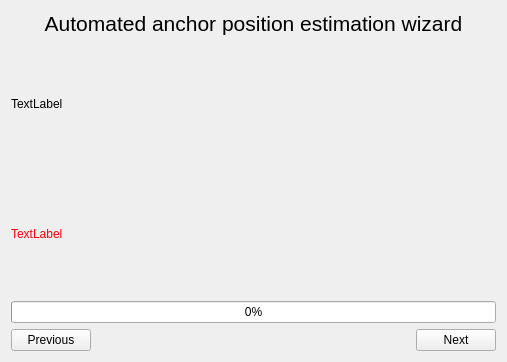
<?xml version="1.0" encoding="UTF-8"?>
<ui version="4.0">
 <class>Form</class>
 <widget class="QWidget" name="Form">
  <property name="windowModality">
   <enum>Qt::ApplicationModal</enum>
  </property>
  <property name="geometry">
   <rect>
    <x>0</x>
    <y>0</y>
    <width>507</width>
    <height>362</height>
   </rect>
  </property>
  <property name="windowTitle">
   <string>Anchor position estimation wizard</string>
  </property>
  <layout class="QHBoxLayout" name="horizontalLayout">
   <item>
    <layout class="QVBoxLayout" name="verticalLayout">
     <item>
      <widget class="QLabel" name="label">
       <property name="maximumSize">
        <size>
         <width>16777215</width>
         <height>40</height>
        </size>
       </property>
       <property name="font">
        <font>
         <pointsize>16</pointsize>
        </font>
       </property>
       <property name="text">
        <string>Automated anchor position estimation wizard</string>
       </property>
       <property name="alignment">
        <set>Qt::AlignHCenter|Qt::AlignTop</set>
       </property>
      </widget>
     </item>
     <item>
      <widget class="QLabel" name="_info_label">
       <property name="sizePolicy">
        <sizepolicy hsizetype="Expanding" vsizetype="Expanding">
         <horstretch>0</horstretch>
         <verstretch>0</verstretch>
        </sizepolicy>
       </property>
       <property name="text">
        <string>TextLabel</string>
       </property>
       <property name="wordWrap">
        <bool>true</bool>
       </property>
      </widget>
     </item>
     <item>
      <widget class="QLabel" name="_error_label">
       <property name="sizePolicy">
        <sizepolicy hsizetype="Expanding" vsizetype="Expanding">
         <horstretch>0</horstretch>
         <verstretch>0</verstretch>
        </sizepolicy>
       </property>
       <property name="palette">
        <palette>
         <active>
          <colorrole role="WindowText">
           <brush brushstyle="SolidPattern">
            <color alpha="255">
             <red>252</red>
             <green>0</green>
             <blue>6</blue>
            </color>
           </brush>
          </colorrole>
         </active>
         <inactive>
          <colorrole role="WindowText">
           <brush brushstyle="SolidPattern">
            <color alpha="255">
             <red>252</red>
             <green>0</green>
             <blue>6</blue>
            </color>
           </brush>
          </colorrole>
         </inactive>
         <disabled>
          <colorrole role="WindowText">
           <brush brushstyle="SolidPattern">
            <color alpha="255">
             <red>127</red>
             <green>127</green>
             <blue>127</blue>
            </color>
           </brush>
          </colorrole>
         </disabled>
        </palette>
       </property>
       <property name="text">
        <string>TextLabel</string>
       </property>
       <property name="wordWrap">
        <bool>true</bool>
       </property>
      </widget>
     </item>
     <item>
      <widget class="QProgressBar" name="_progress_bar">
       <property name="enabled">
        <bool>true</bool>
       </property>
       <property name="value">
        <number>0</number>
       </property>
      </widget>
     </item>
     <item>
      <layout class="QGridLayout" name="gridLayout_2">
       <item row="0" column="1">
        <spacer name="horizontalSpacer">
         <property name="orientation">
          <enum>Qt::Horizontal</enum>
         </property>
         <property name="sizeHint" stdset="0">
          <size>
           <width>40</width>
           <height>20</height>
          </size>
         </property>
        </spacer>
       </item>
       <item row="0" column="0">
        <widget class="QPushButton" name="_previous_button">
         <property name="text">
          <string>Previous</string>
         </property>
        </widget>
       </item>
       <item row="0" column="2">
        <widget class="QPushButton" name="_next_button">
         <property name="text">
          <string>Next</string>
         </property>
        </widget>
       </item>
      </layout>
     </item>
    </layout>
   </item>
  </layout>
 </widget>
 <resources/>
 <connections/>
</ui>
